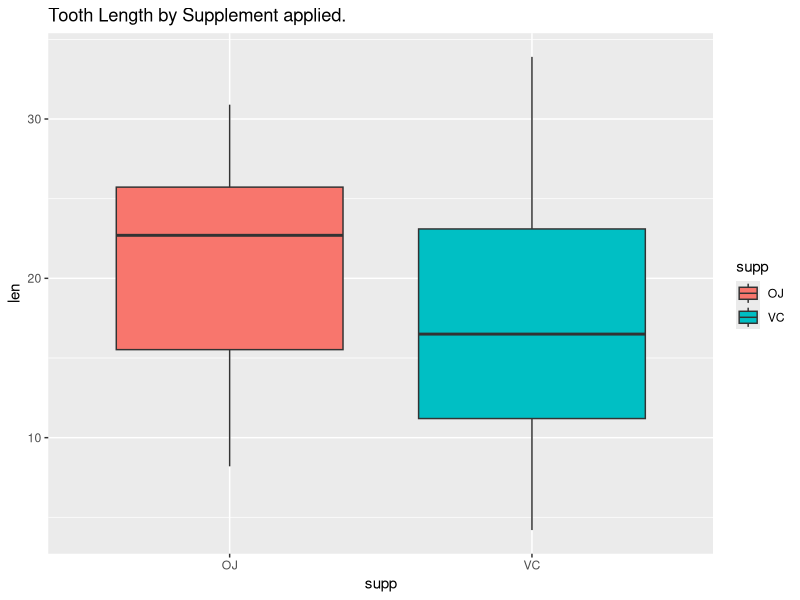
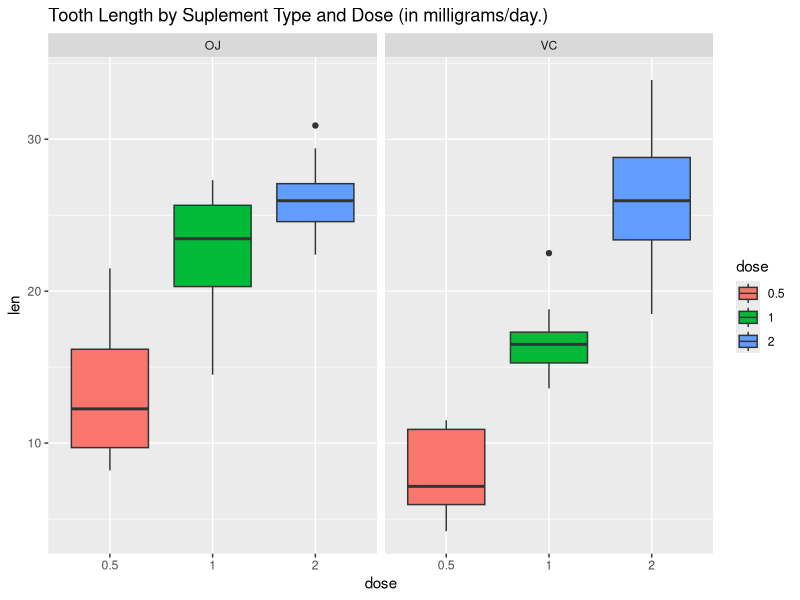
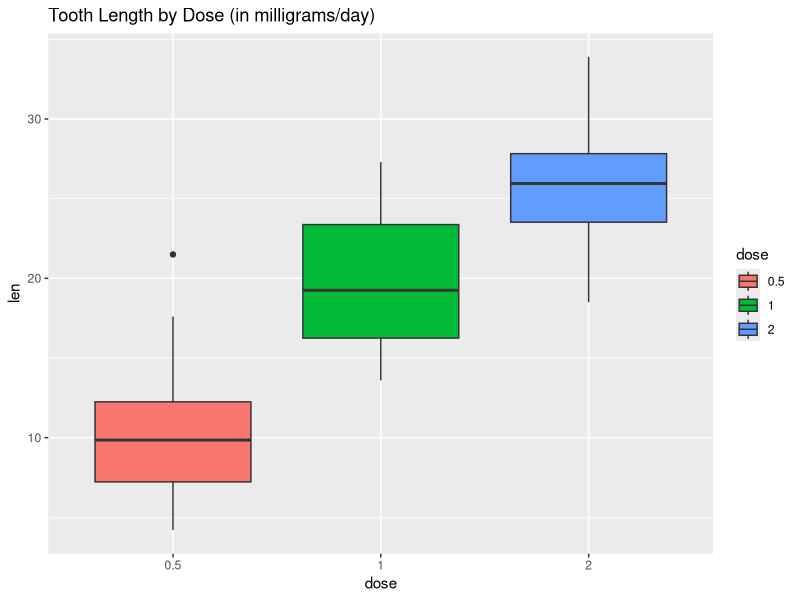
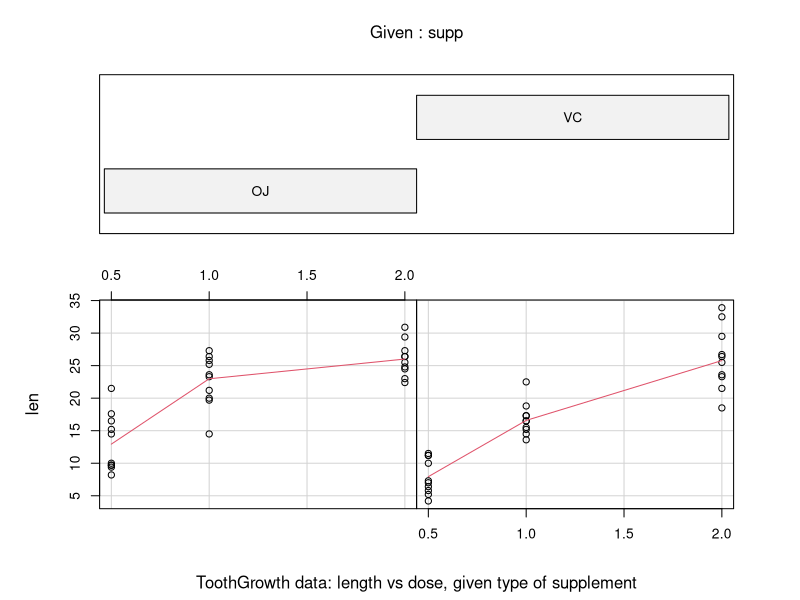

These charts were generated, in order, by the following R code: (Note: this script raises an error after producing the figures.)
## ---- chunk 1
library(ggplot2)
library(datasets)
require(graphics)
data(ToothGrowth)
toothGrowth <- ToothGrowth 
toothGrowth$dose <- as.factor(toothGrowth$dose) # convert to factor
summary(toothGrowth)
## ---- chunk 2
table(toothGrowth$supp, toothGrowth$dose)
## ---- chunk 3
ggplot(data=toothGrowth, aes(x=supp,y=len,fill=supp)) +
  geom_boxplot() +
  ggtitle("Tooth Length by Supplement applied.")
## ---- chunk 4
ggplot(data=toothGrowth, aes(x=dose,y=len,fill=dose)) +
  geom_boxplot() + 
  facet_grid(.~supp) + 
    ggtitle("Tooth Length by Suplement Type and Dose (in milligrams/day.)")
## ---- chunk 5
ggplot(data=toothGrowth, aes(x=dose,y=len,fill=dose)) +
  geom_boxplot() +
    ggtitle("Tooth Length by Dose (in milligrams/day)")

## ---- chunk 6
coplot(len ~ dose | supp, data = ToothGrowth, panel = panel.smooth,
       xlab = "ToothGrowth data: length vs dose, given type of supplement")
## ---- chunk 7
d0.5 <- toothGrowth[toothGrowth$dose == 0.5, ]
d1.0 <- toothGrowth[toothGrowth$dose == 1.0, ]
d2.0 <- toothGrowth[toothGrowth$dose == 2.0, ]
## ---- chunk 8
test0.5 <- t.test(len ~ supp, paired = FALSE, var.equal = FALSE, data = d0.5)
p0.5 <- test0.5$p.value
ci0.5 <- test0.5$conf
## ---- chunk 9
sprintf("P Value for Dose = 0.5: %g", p0.5)
sprintf("Confidence Interval for Dose = 0.5: %g", ci0.5)
## ---- chunk 10
test1.0 <- t.test(len ~ supp, paired = FALSE, var.equal = FALSE, data = d1.0)
p1.0 <- test1.0$p.value
ci1.0 <- test1.0$conf
## ---- chunk 11
sprintf("P Value for Dose = 1.0: %g", p1.0)
sprintf("Confidence Interval for Dose = 1.0: %g", ci1.0)

## ---- chunk 12
test2.0 <- t.test(len ~ supp, paired = FALSE, var.equal = FALSE, data = d2.0)
p2.0 <- test2.0$p.value
ci2.0 <- test2.0$conf
## ---- chunk 13
sprintf("P Value for Dose = 2.0: %g", p2.0)
sprintf("Confidence Interval for Dose = 2.0: %g", ci2.0)
